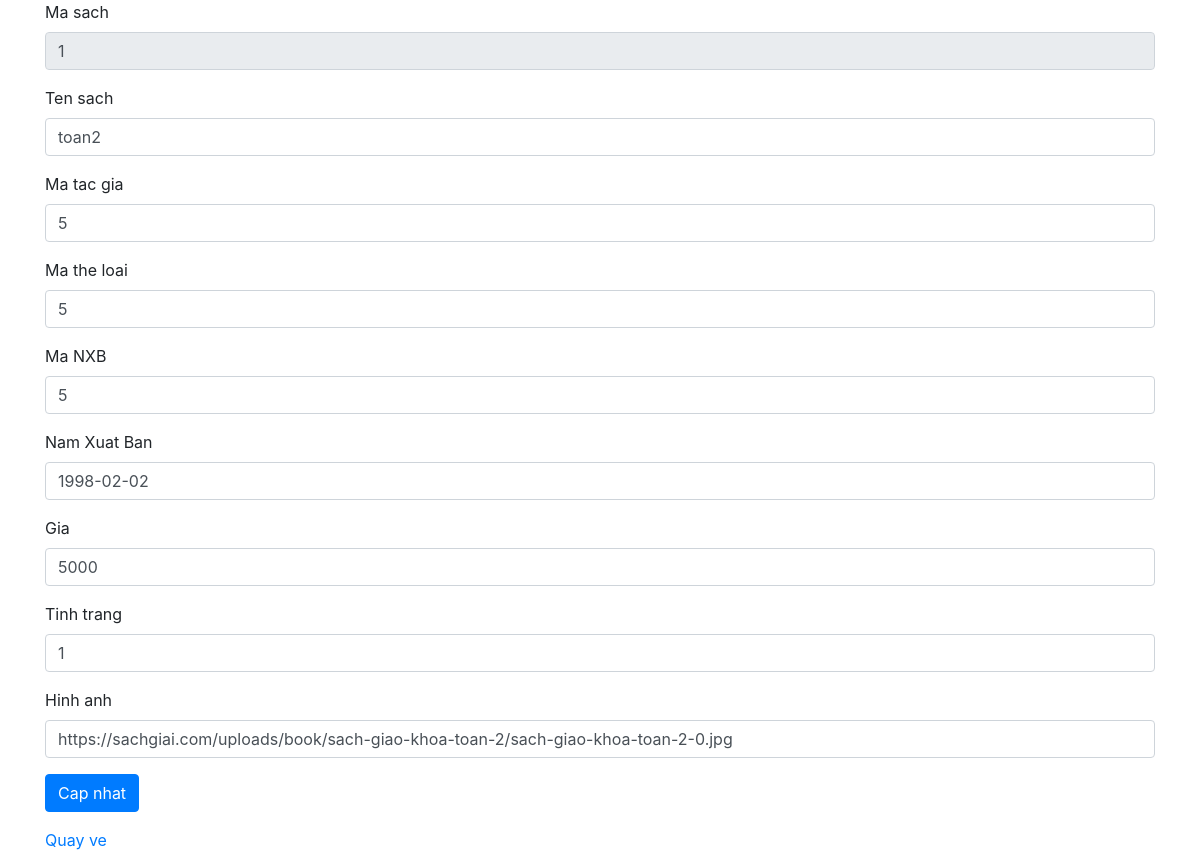
Page /QLNhaSach/editsach.php?id=1 on the committed database.
### tables this page shows
CREATE TABLE `sach` (
  `ma_sach` int(11) NOT NULL,
  `ten_sach` varchar(50) NOT NULL,
  `ma_tac_gia` int(11) NOT NULL,
  `ma_the_loai` int(11) NOT NULL,
  `ma_nxb` int(11) NOT NULL,
  `nam_xb` datetime NOT NULL,
  `gia` int(11) NOT NULL,
  `tinhtrang` int(11) NOT NULL,
  `hinhanh` varchar(225) NOT NULL
);

### QLNhaSach/models/sachclass.php (called while the page is built, shortened)
<?php
    class sachclass{
        public function select_sach($ma)
        {
            try{
                $dbconnect = DB::GetDB();
                $select = "select * from sach where ma_sach=".$ma;
                $kq = $dbconnect->query($select);
                $arr = $kq->fetchAll();
                return $arr;
            }
            catch( PDOException $ex){
                return array();
            }
        }
    }
?>

### QLNhaSach/editsach.php (the view, shortened to what this page needs)
<!DOCTYPE html>
<html>
    <head>
    <link rel="stylesheet" type="text/css" href="css/bootstrap.css">
    <link rel="stylesheet" type="text/css" href="fontawesome/css/all.css">
    </head>
    <?php
        require_once("models/sachclass.php");
    ?>
    <body>
        <div class="container">
        <?php
            $ma =$_GET["id"];
            $s = new sachclass();
            $arr = $s->select_sach($ma);
        ?>
        <form method="post" action="editsach.php?id=<?php echo $ma; ?>">
        <div class="form-group">
            <label>Ma sach </label>
            <input type="text" readonly value=<?php echo $arr[0][0]; ?> name="masach" class="form-control"/>
        </div>
        <div class="form-group">
            <label>Ten sach </label>
            <input type="text" value=<?php echo $arr[0][1]; ?> name="tensach" class="form-control"/>
        </div>
        <div class="form-group">
            <label>Ma tac gia </label>
            <input type="text" value=<?php echo $arr[0][2]; ?> name="matacgia" class="form-control"/>
        </div>
        <div class="form-group">
            <label>Ma the loai </label>
            <input type="text" value=<?php echo $arr[0][3]; ?> name="matheloai" class="form-control"/>
        </div>
        <div class="form-group">
            <label>Ma NXB </label>
            <input type="text" value=<?php echo $arr[0][4]; ?> name="manxb" class="form-control"/>
        </div>
        <div class="form-group">
            <label>Nam Xuat Ban </label>
            <input type="text" value=<?php echo $arr[0][5]; ?> name="namxuatban" class="form-control"/>
        </div>
        <div class="form-group">
            <label>Gia </label>
            <input type="text" value=<?php echo $arr[0][6]; ?> name="gia" class="form-control"/>
        </div>
        <div class="form-group">
            <label>Tinh trang </label>
            <input type="text" value=<?php echo $arr[0][7]; ?> name="tinhtrang" class="form-control"/>
        </div>
        <div class="form-group">
            <label>Hinh anh </label>
            <input type="text" value=<?php echo $arr[0][8]; ?> name="hinhanh" class="form-control"/>
        </div>
        <div class="form-group">
            <button type="submit" name="btnCapNhat" class="btn btn-primary">Cap nhat</button>
        </div>
        <div class="form-group">
            <a href="sach.php">Quay ve</a>
        </div>
        </form>
    </body>
</html>

### rows in the picture
sach: masach "1", tensach "toan2", matacgia "5", matheloai "5", manxb "5", gia "5000", tinhtrang "1", hinhanh "https://sachgiai.com/uploads/book/sach-giao-khoa-toan-2/sach-giao-khoa-toan-2-0.jpg"
